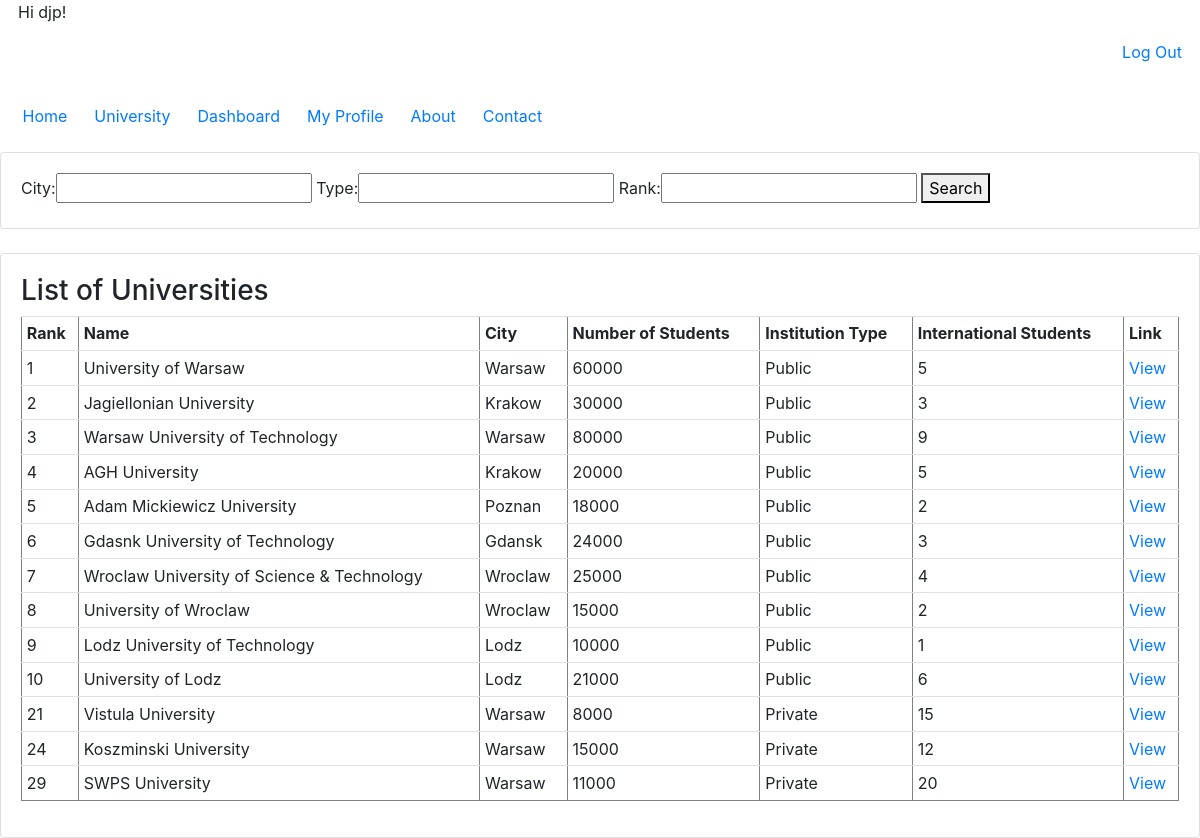
Screenshot of /home/ (signed in) with the database file from the repository.
### WebApp/models.py (models this page shows, shortened)
class UniversityDetail(models.Model):
    uni_id = models.IntegerField(primary_key=True)
    uni_name = models.CharField(max_length=250)
    uni_city = models.CharField(max_length=100)
    uni_type = models.CharField(max_length=100)
    uni_rank = models.IntegerField()
    uni_studentNumber = models.IntegerField()
    uni_intStudents = models.IntegerField()

### WebApp/views.py (the view)
# urls.py: path('home/', views.home_view, name='home'),
@login_required(login_url='login')
def home_view(request):
    query = UniversityDetail.objects.all().order_by('uni_rank')
    myFilter = UniversityFilter(request.GET, queryset=query)
    query = myFilter.qs
    return render(request, 'Home.html', {'query': query, 'myFilter': myFilter})

### templates/Home.html (shortened to what this page needs)
{% extends 'Base.html' %}
{% block content %}
    <div class="row">
	<div class="col">
		<div class="card card-body">
<form method="get">
    {{ myFilter.form }}
  <button type="submit">Search</button>
</form>
        </div>
</div>
</div>
    <br>
    <div class="row">
	<div class="col-md">
		<div class="card card-body">
    <table border="1" cellspacing="0" class="table table-sm">
     <h3>List of Universities</h3>
    <tr>
    <th>Rank</th>
    <th>Name</th>
    <th>City</th>
    <th>Number of Students</th>
    <th>Institution Type</th>
    <th>International Students</th>
     <th>Link</th>
    </tr>
    {% for uni in query %}
    <tr>
    <td>{{ uni.uni_rank }}</td>
    <td>{{ uni.uni_name }}</td>
    <td>{{ uni.uni_city }}</td>
    <td>{{ uni.uni_studentNumber }}</td>
    <td>{{ uni.uni_type }}</td>
    <td>{{ uni.uni_intStudents }}</td>
    <td><a href="{% url 'university' uni.uni_id %}">View</a></td>
    </tr>
    {% endfor %}
    </table>
</div>
</div>
</div>
{% endblock %}

### templates/Base.html (shortened to what this page needs)
<!DOCTYPE html>
<html lang="en">
<head>
<link rel="stylesheet" href="https://stackpath.bootstrapcdn.com/bootstrap/4.3.1/css/bootstrap.min.css">
</head>
<body>
  <main>
   <p align="left">
 {% if user.is_authenticated %}
    &nbsp;&nbsp;&nbsp;&nbsp;Hi {{ user.username }}!
 </p>
    <p align="right"><a href="{% url 'logout' %}">Log Out</a>&nbsp;&nbsp;&nbsp;&nbsp;</p>
  <br/>
{% endif %}
  <a  href="{% url 'home' %}">Home</a>
 <a href="{% url 'universityE' %}">University</a>
      <a  href="{% url 'dashboard' %}">Dashboard</a>
      <a  href="{% url 'profile' %}">My Profile</a>
      <a href="{% url 'about' %}">About</a>
      <a href="{% url 'contact' %}">Contact</a>
    <br/>
    <br/>
    {% block content %}
    {% endblock %}
  </main>
</body>
</html>

### rows the page displays
UniversityDetail: uni_rank "1", uni_name "University of Warsaw", uni_city "Warsaw", uni_studentNumber "60000", uni_type "Public", uni_intStudents "5"
UniversityDetail: uni_rank "2", uni_name "Jagiellonian University", uni_city "Krakow", uni_studentNumber "30000", uni_type "Public", uni_intStudents "3"
UniversityDetail: uni_rank "3", uni_name "Warsaw University of Technology", uni_city "Warsaw", uni_studentNumber "80000", uni_type "Public", uni_intStudents "9"
UniversityDetail: uni_rank "4", uni_name "AGH University", uni_city "Krakow", uni_studentNumber "20000", uni_type "Public", uni_intStudents "5"
UniversityDetail: uni_rank "5", uni_name "Adam Mickiewicz University", uni_city "Poznan", uni_studentNumber "18000", uni_type "Public", uni_intStudents "2"
UniversityDetail: uni_rank "6", uni_name "Gdasnk University of Technology", uni_city "Gdansk", uni_studentNumber "24000", uni_type "Public", uni_intStudents "3"
UniversityDetail: uni_rank "7", uni_name "Wroclaw University of Science & Technology", uni_city "Wroclaw", uni_studentNumber "25000", uni_type "Public", uni_intStudents "4"
UniversityDetail: uni_rank "8", uni_name "University of Wroclaw", uni_city "Wroclaw", uni_studentNumber "15000", uni_type "Public", uni_intStudents "2"
UniversityDetail: uni_rank "9", uni_name "Lodz University of Technology", uni_city "Lodz", uni_studentNumber "10000", uni_type "Public", uni_intStudents "1"
UniversityDetail: uni_rank "10", uni_name "University of Lodz", uni_city "Lodz", uni_studentNumber "21000", uni_type "Public", uni_intStudents "6"
UniversityDetail: uni_rank "21", uni_name "Vistula University", uni_city "Warsaw", uni_studentNumber "8000", uni_type "Private", uni_intStudents "15"
UniversityDetail: uni_rank "24", uni_name "Koszminski University", uni_city "Warsaw", uni_studentNumber "15000", uni_type "Private", uni_intStudents "12"
UniversityDetail: uni_rank "29", uni_name "SWPS University", uni_city "Warsaw", uni_studentNumber "11000", uni_type "Private", uni_intStudents "20"

### other values shown
{{ user.username }} "djp"
